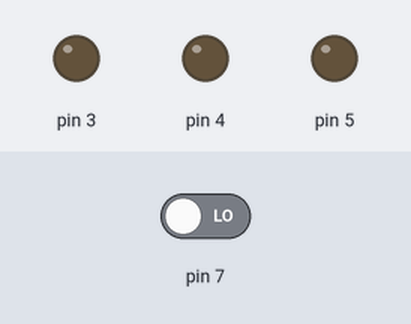
A sketch run on a simulated Arduino Uno, built with avr-gcc and run on an emulated ATmega328P. Parts: output pins drawn as LEDs (lit = HIGH). Inputs (shaded band) come from the test bench; at power-on: pin 7 LOW.

Above: at 1.2 s.
1.3 s: pin 7 driven HIGH
At 2.5 s:
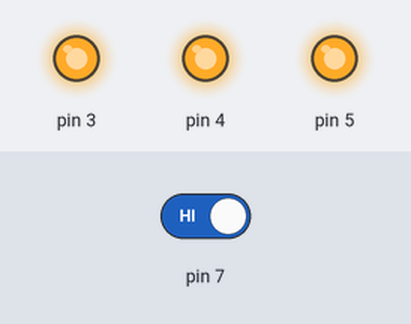
2.8 s: pin 7 driven LOW
At 3.8 s:
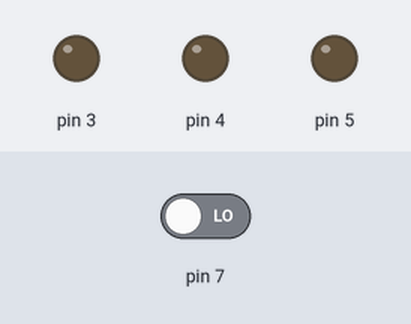
Timing chart, 0 to 5.8 s (numbered marks = the images above; inputs shaded):
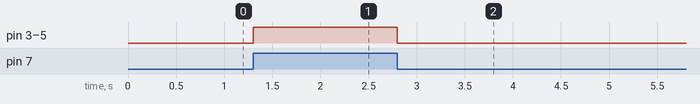

The sketch:

202324T2_R301_L8_Final_Project_Prototype_-_Safe_Box_Jaylon.ino
```cpp
void setup()
{
	pinMode(3, OUTPUT);
	pinMode(4, OUTPUT);
	pinMode(5, OUTPUT);
	pinMode(2, INPUT);
	pinMode(6, INPUT);
	pinMode(7, INPUT);
	pinMode(8, INPUT);
}

void loop()
{
	if (digitalRead(7))
	{
		digitalWrite(3, HIGH);
		digitalWrite(4, HIGH);
		digitalWrite(5, HIGH);
	}
	else
	{
		digitalWrite(3, LOW);
		digitalWrite(4, LOW);
		digitalWrite(5, LOW);
	}
}
```

Measured:
- after the input at 1.3 s, pin 3–5: LOW → HIGH at once
- after the input at 2.8 s, pin 3–5: HIGH → LOW at once
